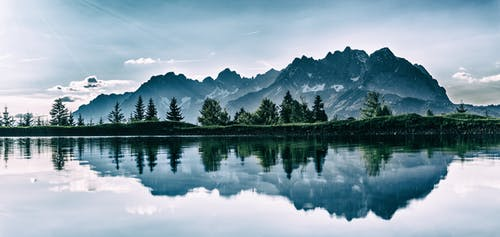
#> input picture Pratica G4/Delivery2/image.jpeg, 500 x 237 px, given in place of the camera
$ python 3-hist_equalization.py
#> lines starting #> are read from the running program, lines starting #| are printed output that depends on the picture
import numpy as np
import cv2 as cv
import tkinter as tk
from tkinter import filedialog as fd
import matplotlib.pyplot as plt
import matplotlib
matplotlib.use( 'tkagg' ) # rendering to a canvas

############# Functions #######################

def loadVideo():
    #root = tk.Tk()
    #root.fileName = fd.askopenfilename(filetypes = (('Video files', '*.avi'), ('All files', '*.*')))
    #cap = cv.VideoCapture(root.fileName)
    cap = cv.VideoCapture(0)
    #root.destroy()

    return cap

def showHist(f_ORIGINAL, f_EQUALIZED):
    hist_or = cv.calcHist([f_ORIGINAL], [0], None, [256], [0, 255])
    OR.set_ydata(hist_or)

    hist_eq = cv.calcHist([f_EQUALIZED], [0], None, [256], [0, 255])
    EQ.set_ydata(hist_eq)

    fig.canvas.draw()

    return

###############################################

# Load the video
cap = loadVideo()

# Initialize plot.
fig, ax = plt.subplots(1, 2, figsize = (40, 10))
fig.canvas.set_window_title('Real time histograms')

ax[0].set_title('Histogram (original)')
ax[0].set_xlabel('Intensity value')
ax[0].set_ylabel('Frequency')
ax[0].set_xlim(0, 256 - 1)
ax[0].set_ylim(0, 640 * 480)
ax[0].tick_params(axis = 'y', labelsize = 6)
OR, = ax[0].plot(np.arange(256), np.zeros((256,)))

ax[1].set_title('Histogram (equalized)')
ax[1].set_xlabel('Intensity value')
ax[1].set_ylabel('Frequency')
ax[1].set_xlim(0, 256 - 1)
ax[1].set_ylim(0, 640 * 480)
ax[1].tick_params(axis = 'y', labelsize = 6)
EQ, = ax[1].plot(np.arange(256), np.zeros((256,)))

plt.ion()
plt.show()
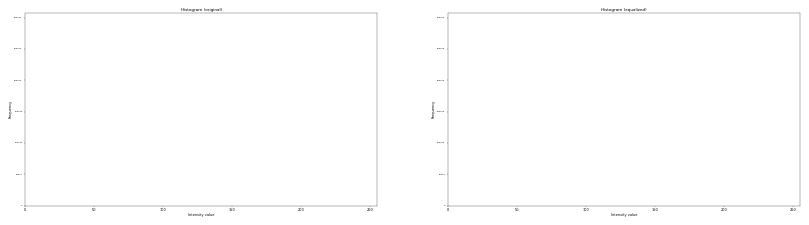
#> figure drawn by matplotlib, 2 panels

# Play the video
while cap.isOpened():
    ret, frame = cap.read()
#> frame is the input picture: shape (237, 500, 3); mean B, G, R 168.6, 156.6, 134.2

    # If frame is read correctly ret is True
    if not ret:
        print("Can't receive frame (stream end?). Exiting ...")
        break

    # Convert to grayscale
    frame = cv.cvtColor(frame, cv.COLOR_BGR2GRAY)
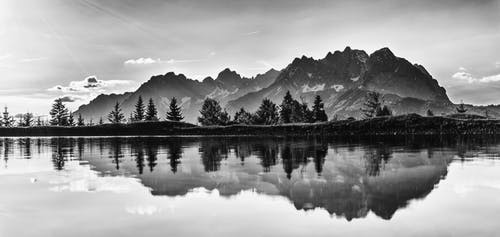
#> frame: shape (237, 500); min 2, max 255, mean 151.2

    # Equalize
    f_eq = cv.equalizeHist(frame)
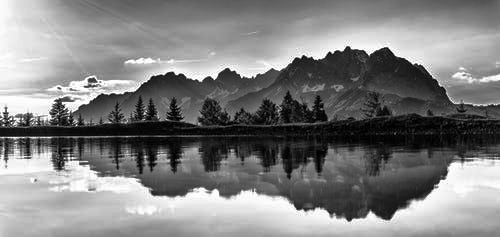
#> f_eq: shape (237, 500); min 0, max 255, mean 128.2

    # Show the frames
    cv.imshow('Acquiring grayscale video (press q to close)...', frame)
    cv.imshow('Equalized grayscale video (press q to close)...', f_eq)

    # Show the histograms
    showHist(frame, f_eq)
#> in showHist, `hist_or = cv.calcHist([f_ORIGINAL], [0], None, [256], [0, 255])`: hist_or = 256 values, max 1253 at index 214, min 0 at index 0, mean 462.9
#> in showHist, `hist_eq = cv.calcHist([f_EQUALIZED], [0], None, [256], [0, 255])`: hist_eq = 256 values, max 1253 at index 195, min 0 at index 10, mean 461.8

    if cv.waitKey(25) == ord('q'):
#> (key q is pressed here)
        break

cap.release()
cv.destroyAllWindows()
plt.close()
